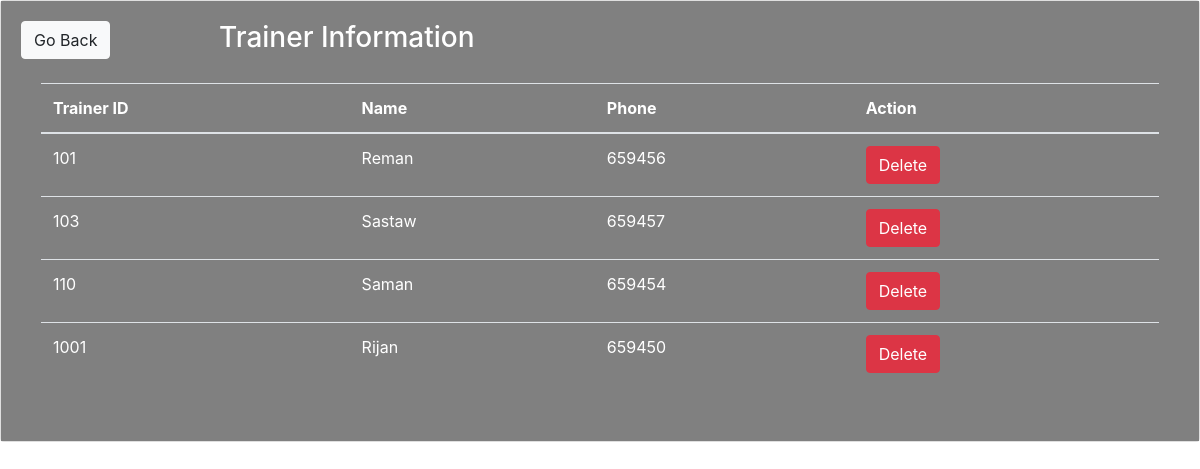
The app's page /trainer.php with its own data.
### tables this page shows
CREATE TABLE IF NOT EXISTS `trainer` (
    `Trainer_id` int NOT NULL,
    `Name` varchar(40) NOT NULL,
    `phone` int NOT NULL,
    PRIMARY KEY (`Trainer_id`)
);

### func.php (the view, shortened to what this page needs)
<?php
$con = mysqli_connect("localhost", "root", "", "gymwebsite");
function get_trainer()
{
    global $con;
    $query = "select * from Trainer";
    $result = mysqli_query($con, $query);
    while ($row = mysqli_fetch_array($result)) {
        $Trainer_id = $row['Trainer_id'];
        $Name = $row['Name'];
        $phone = $row['phone'];
        echo "<tr>
        <td>$Trainer_id</td>
        <td>$Name</td>
            <td>$phone</td>
            <td>
                <a href='trainerdelete.php?Trainer_id=$Trainer_id'  class='btn btn-danger' style='text-decoration:none; color:white;'>Delete</a>
            </td>
        </tr>";
    }
}

### records on screen
trainer: Trainer_id "101", Name "Reman", phone "659456"
trainer: Trainer_id "103", Name "Sastaw", phone "659457"
trainer: Trainer_id "110", Name "Saman", phone "659454"
trainer: Trainer_id "1001", Name "Rijan", phone "659450"
